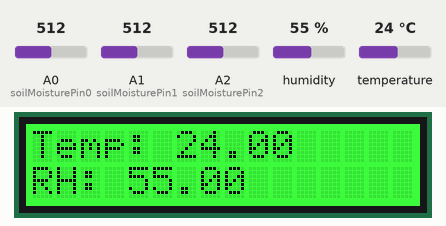
Recording of a sketch running on a simulated Arduino Uno, built with avr-gcc and run on an emulated ATmega328P. Parts: 16×2 character LCD. The test bench sets the inputs (shaded band); at power-on: humidity 55 %, A0 (soilMoisturePin0) = 512, A1 (soilMoisturePin1) = 512, A2 (soilMoisturePin2) = 512, temperature 24 °C. What the sketch prints to the serial monitor is not drawn.

Above: at 4.7 s.
4.8 s: humidity set to 22 %
At 11.0 s:
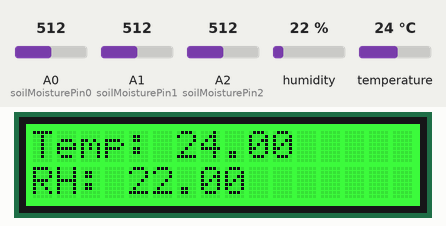
13.8 s: A0 (soilMoisturePin0) set to 716
At 18.2 s:
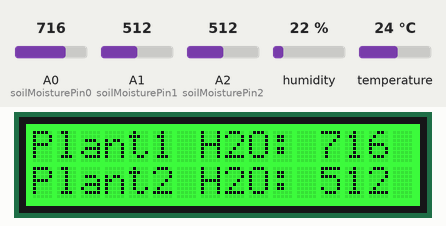
20.6 s: A1 (soilMoisturePin1) set to 716
At 30.4 s:
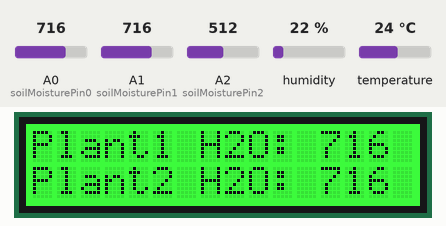
31.1 s: A2 (soilMoisturePin2) set to 716
At 37.3 s:
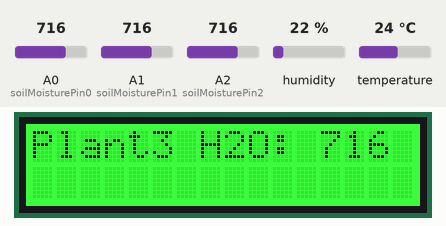
41.3 s: temperature set to 12 °C
At 47.7 s:
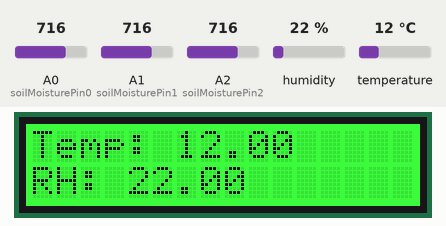
48.4 s: A0 (soilMoisturePin0) set to 992
At 54.9 s:
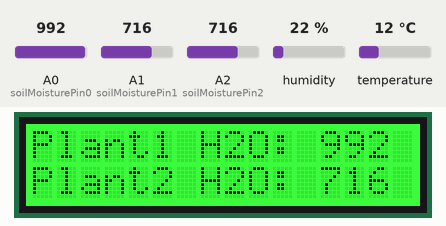
Timing chart, 0 to 56.4 s (numbered marks = the images above; inputs shaded):
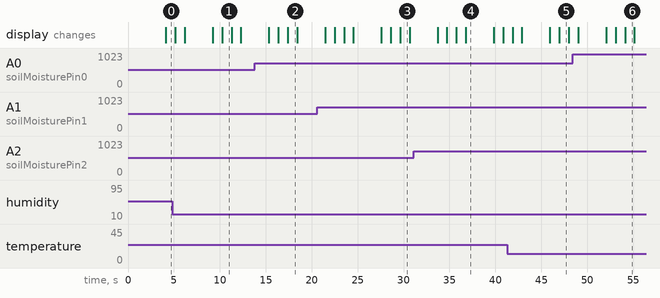

The sketch:

00_AUTOBOX_logTempHumH2o.ino
```cpp
#include <Arduino.h>
#include <Wire.h>
#include "SHT31.h"
#include "rgb_lcd.h"
// Objects
SHT31 sht31 = SHT31();
rgb_lcd lcd;
// Vars
const int colorR = 0;
const int colorG = 255;
const int colorB = 0;
int soilMoisturePin0 = A0;
int soilMoisturePin1 = A1;
int soilMoisturePin2 = A2;
int soilMoistureValue0 = 0;
int soilMoistureValue1 = 0;
int soilMoistureValue2 = 0;

void setup() {
    Serial.begin(9600);
    // sht31
    while (!Serial);
    Serial.println("begin...");
    sht31.begin();
    //rgb_lcd
    lcd.begin(16, 2);
    lcd.setRGB(colorR, colorG, colorB);
    delay(1000);
}

void loop() {
    // get & print temp
    float temp = sht31.getTemperature();
    float hum = sht31.getHumidity();
    Serial.print("\nTemp = ");
    Serial.print(temp);
    Serial.print(" C");
    Serial.print("\nHum = ");
    Serial.print(hum);
    Serial.println("%");
    delay(1000);
    // get & print moisture
    soilMoistureValue0 = analogRead(soilMoisturePin0);
    soilMoistureValue1 = analogRead(soilMoisturePin1);
    Serial.print("Plant1 = ");
    Serial.print(soilMoistureValue0);
    Serial.print("\nPlant2 = ");
    Serial.print(soilMoistureValue1);
    delay(1000);
    lcd.clear();
    soilMoistureValue2 = analogRead(soilMoisturePin2);
    Serial.print("\nPlant3 = ");
    Serial.print(soilMoistureValue2);
    delay(1000);
    // print temp&hum to lcd
    lcd.clear();
    lcd.setCursor(0, 0);
    lcd.print("Temp: ");
    lcd.print(temp);
    lcd.setCursor(0, 1);
    lcd.print("RH: ");
    lcd.print(hum);
    delay(1000);
    // print moisture to lcd
    lcd.clear();
    lcd.setCursor(0, 0);
    lcd.print("Plant1 H2O: ");
    lcd.print(soilMoistureValue0);
    lcd.setCursor(0, 1);
    lcd.print("Plant2 H2O: ");
    lcd.print(soilMoistureValue1);
    delay(1000);
    lcd.clear();
    lcd.setCursor(0, 0);
    lcd.print("Plant3 H2O: ");
    lcd.print(soilMoistureValue2);
    delay(1000);
}
```

Measured:
- what the display in image 1 shows lasts 1.0 s, from 10.3 s to 11.3 s
- what the display in image 4 shows lasts 3.0 s, from 36.8 s to 39.8 s
